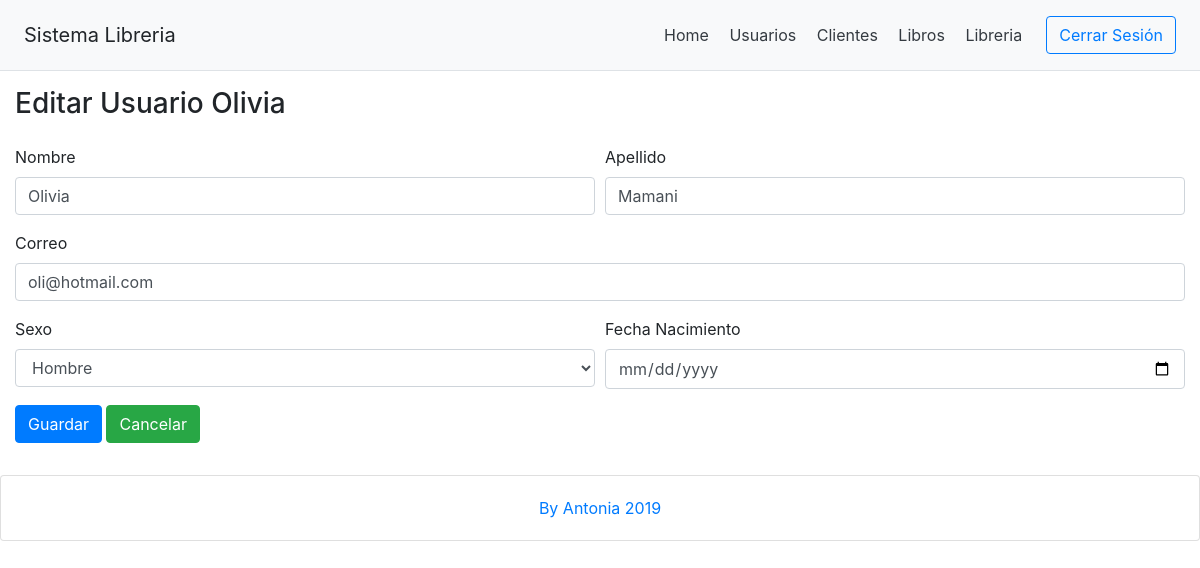
/?c=Alumno&a=Crud&id=1, run on the app's committed database.
### tables this page shows
CREATE TABLE `alumnos` (
  `id` int(11) NOT NULL AUTO_INCREMENT,
  `Nombre` varchar(50) DEFAULT NULL,
  `Apellido` varchar(50) DEFAULT NULL,
  `Sexo` tinyint(4) DEFAULT NULL,
  `FechaNacimiento` varchar(20) DEFAULT NULL,
  `Correo` varchar(255) DEFAULT NULL,
  `FechaRegistro` timestamp NOT NULL DEFAULT current_timestamp() ON UPDATE current_timestamp(),
  PRIMARY KEY (`id`)
);

### controllers/alumno.controller.php (called while the page is built, shortened)
<?php
require_once 'models/alumno.php';
class AlumnoController{
    private $model;
    public function __CONSTRUCT(){
        $this->model = new Alumno();
    }
    public function Crud(){
        $alm = new Alumno();
        if(isset($_REQUEST['id'])){
            $alm = $this->model->Obtener($_REQUEST['id']);
        }
        require_once 'views/header.php';
        require_once 'views/alumno/alumno-editar.php';
        require_once 'views/footer.php';
    }
}

### models/database.php (called while the page is built)
<?php
class Database{
    public static function StartUp()
    {
        $pdo = new  PDO('mysql:host=localhost;dbname=mvc_pdo_crud;charset=utf8','root','');
        $pdo->setAttribute(PDO::ATTR_ERRMODE, PDO::ERRMODE_EXCEPTION);
        return $pdo;
    }
}

### models/alumno.php (called while the page is built, shortened)
<?php
class Alumno
{
    private $pdo;
public function __CONSTRUCT()
{
    try
    {
        $this->pdo = Database::StartUP();
    }
    catch(Exception $e)
     {
        die($e->getMessage());
    }
}
public function Obtener($id)
{
    try
    {
        $stm = $this->pdo
              ->prepare("SELECT * FROM alumnos WHERE id = ?");
        $stm->execute(array($id));
        return $stm->fetch(PDO::FETCH_OBJ);
    }catch(Exception $e)
    {
        die($e->getMessage());
    }
}
}

### views/alumno/alumno-editar.php (the view, shortened to what this page needs)
<div class="container-fluid">
   <div class="d-sm-flex align-items-center justify-content-between mb-4">
      <h1 class="h3 mb-0 text-gray-800"><?php echo $alm->id != null ? 'Editar Usuario '.$alm->Nombre : 'Nuevo Registro'; ?></h1>
   </div>
   <form action="?c=Alumno&a=Guardar" method="post">
   <div class="form-row">
      <div class="form-group col-md-6">
         <label for="inputNombre">Nombre</label>
         <input class="form-control" type="text" name="Nombre" value="<?php echo $alm->Nombre;?>" placeholder="Ingrese su nombre">
      </div>
      <div class="form-group col-md-6">
         <label for="inputApellido">Apellido</label>
         <input class="form-control" type="text" name="Apellido" value="<?php echo $alm->Apellido;?>" placeholder="Ingrese su apellido">
      </div>
   </div>
   <div class="form-group">
      <label for="inputCorreo">Correo</label>
      <input class="form-control" type="email" name="Correo" value="<?php echo $alm->Correo;?>" placeholder="Ingrese su correo electronico">
   </div>
   <div class="form-row">
      <div class="form-group col-md-6">
         <label for="inputSexo">Sexo</label>
         <select class="form-control" name="Sexo">
            <option <?php echo $alm->Sexo == 1 ? 'selected' : ''; ?> value="1">Hombre</option>
         </select>
      </div>
      <div class="form-group col-md-6">
         <label for="inputFechaNacimiento">Fecha Nacimiento</label>
         <input class="form-control" type="date" name="FechaNacimiento" value="<?php echo $alm->FechaNacimiento;?>">
      </div>
   </div>
   <button type="submit" class="btn btn-primary">Guardar</button>
   <a class="btn btn-success" href="?c=Alumno">Cancelar</a>
   </form>
</div>

### data on the page
alumnos: Nombre "Olivia", Apellido "Mamani", Correo "oli@hotmail.com", Sexo "Hombre"
